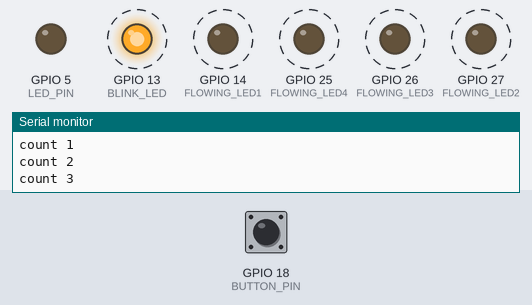
This sketch was run on a simulated ESP32. On the bench: output pins drawn as LEDs (lit = HIGH), the last lines printed to the serial monitor. Dashed ring = blinking. The inputs (shaded band) are chosen by the test bench; at power-on: GPIO 18 (BUTTON_PIN) HIGH.

Above: at 1.25 s.
1.3 s: GPIO 18 (BUTTON_PIN) pulled LOW for 0.15 s
At 1.87 s:
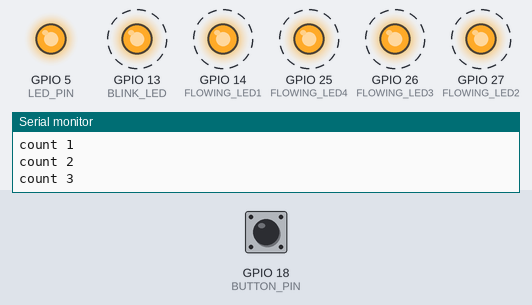
4.3 s: GPIO 18 (BUTTON_PIN) pulled LOW for 1 s
At 5.47 s:
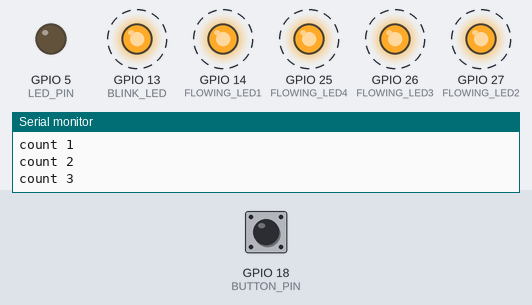
7.3 s: GPIO 18 (BUTTON_PIN) pulled LOW for 3.2 s
At 10.29 s:
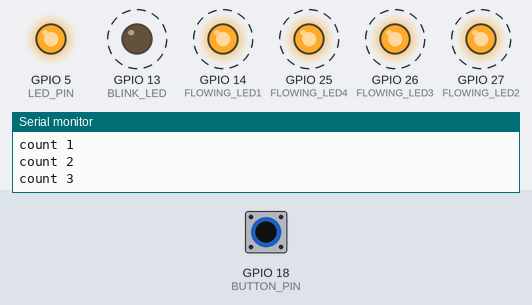
Timing chart, 0 to 18.0 s (numbered marks = the images above; inputs shaded):
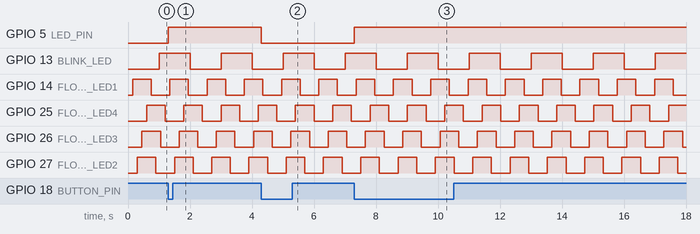

The sketch:

ESP32_Basic_Activities.ino
```cpp
#define BLINK_LED 13
#define LED_PIN 5
#define BUTTON_PIN  18
#define BLINKING_SPEED 1000
#define FLOWING_SPEED 150
#define FLOWING_LED1 14
#define FLOWING_LED2 27
#define FLOWING_LED3 26
#define FLOWING_LED4 25

boolean blink_led_state = LOW;
boolean led_state = LOW;
int button_state;
int last_button_state;
int previousButtonState = LOW;
unsigned long previousMillis = 0;
unsigned long previousMillisFL = 0;
int count = 0 ;
boolean forward =  true;

void setup() {
  Serial.begin(9600);
  pinMode(BUTTON_PIN, INPUT_PULLUP);
  pinMode(LED_PIN, OUTPUT);
  pinMode(BLINK_LED, OUTPUT);
  pinMode(FLOWING_LED1,OUTPUT);
  pinMode(FLOWING_LED2,OUTPUT);
  pinMode(FLOWING_LED3,OUTPUT);
  pinMode(FLOWING_LED4,OUTPUT);
  button_state = digitalRead(BUTTON_PIN);
}

void loop() {
  unsigned long currentMillisFL = millis();
  unsigned long currentMillis = millis();
  if (currentMillis - previousMillis >= BLINKING_SPEED) {
    blink_led_state = (blink_led_state == LOW) ? HIGH : LOW;
    digitalWrite(BLINK_LED, blink_led_state);
    previousMillis = currentMillis;
  }
  if (currentMillisFL - previousMillisFL >= FLOWING_SPEED) {
    Serial.println("count " + String(count));
    previousMillisFL = currentMillisFL;
    if(forward){
      if(count == 0){
        digitalWrite(FLOWING_LED1, HIGH);
        count = 1;
      }
      else if(count == 1){
       digitalWrite(FLOWING_LED2, HIGH);
       count = 2;
      }
      else if(count == 2){
       digitalWrite(FLOWING_LED3, HIGH);
       count = 3;
      }
      else if(count == 3){
       digitalWrite(FLOWING_LED4, HIGH);
       count = 0;
       forward = false ;
      }
    }
    else if(!forward){
        if(count == 0){
        digitalWrite(FLOWING_LED1, LOW);
        count = 1;
      }
      else if(count == 1){
       digitalWrite(FLOWING_LED2, LOW);
       count = 2;
      }
      else if(count == 2){
       digitalWrite(FLOWING_LED3, LOW);
       count = 3;
      }
      else if(count == 3){
       digitalWrite(FLOWING_LED4, LOW);
       count = 0;
       forward = true ;
      }
    }
  }
  last_button_state = button_state;
  button_state = digitalRead(BUTTON_PIN);
  if (last_button_state == HIGH && button_state == LOW) {
    Serial.println("The button is pressed");
    led_state = !led_state;
    digitalWrite(LED_PIN, led_state);
  }
}
```

Measured:
- after the input at 1.3 s, GPIO 5 (LED_PIN): LOW → HIGH at once
- after the input at 4.3 s, GPIO 5 (LED_PIN): HIGH → LOW at once
- after the input at 7.3 s, GPIO 5 (LED_PIN): LOW → HIGH at once
- by itself, GPIO 13 (BLINK_LED): alternates HIGH for 1.0 s and LOW for 1.0 s
- by itself, GPIO 14 (FLOWING_LED1), GPIO 25 (FLOWING_LED4), GPIO 26 (FLOWING_LED3), GPIO 27 (FLOWING_LED2): alternates HIGH for 0.60 s and LOW for 0.60 s
